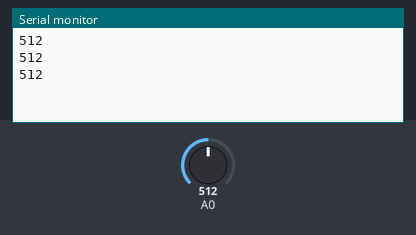
Bench run of a sketch on a simulated ESP8266 (NodeMCU). Parts: the last lines printed to the serial monitor. The inputs (shaded band) are chosen by the test bench; at power-on: A0 = 512. WiFi joins after 1.5 s; servers stay silent unless stated.

Above: at 3.0 s.
3.1 s: A0 set to 716
At 3.7 s:
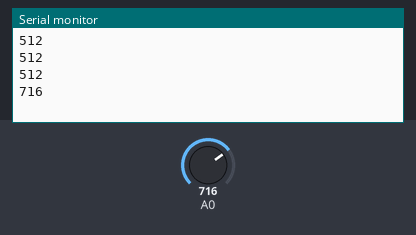
4.6 s: A0 set to 900
At 5.2 s:
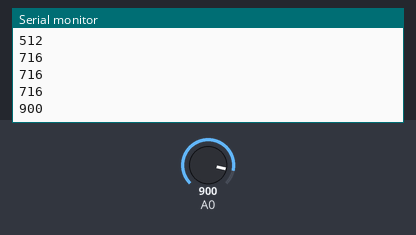
Timing chart, 0 to 7.6 s (numbered marks = the images above; inputs shaded):
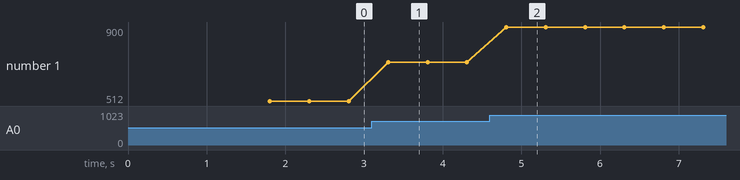

The sketch:

Soil_blynk.ino
```cpp
#define BLYNK_PRINT Serial
#define BLYNK_TEMPLATE_ID "TMPL6mew721_o"
#define BLYNK_TEMPLATE_NAME "blinkmf"
#define BLYNK_AUTH_TOKEN "E8-oQd1ai7GEBoDaV4MF5pVNJ43IJO6c"

#include <ESP8266WiFi.h>
#include <BlynkSimpleEsp8266.h>

// Your WiFi credentials.
char ssid[] = "Virinchi LAB";
char pass[] = "tech&inovation";
char auth[] = "E8-oQd1ai7GEBoDaV4MF5pVNJ43IJO6c";

int irdata;

BlynkTimer timer;

void mytimer()
{
  int invertValue = !irdata;
  Blynk.virtualWrite(V7 , invertValue);
}

void setup()
{
  // Debug console
  Serial.begin(9600);

  Blynk.begin(auth, ssid, pass);
  pinMode(A0, INPUT);
  timer.setInterval(100l, mytimer);
}

void loop()
{
  irdata = analogRead(A0);
  Serial.println(irdata);
  Blynk.run();
  timer.run();
  delay(500);
}
```

Measured:
- after the input at 3.1 s, the serial monitor: prints a new line after 0.21 s (image 1)
- after the input at 4.6 s, the serial monitor: prints a new line after 0.21 s (image 2)
- plotted number 1: 512 → 716 after the input at 3.1 s, 716 → 900 after the input at 4.6 s
